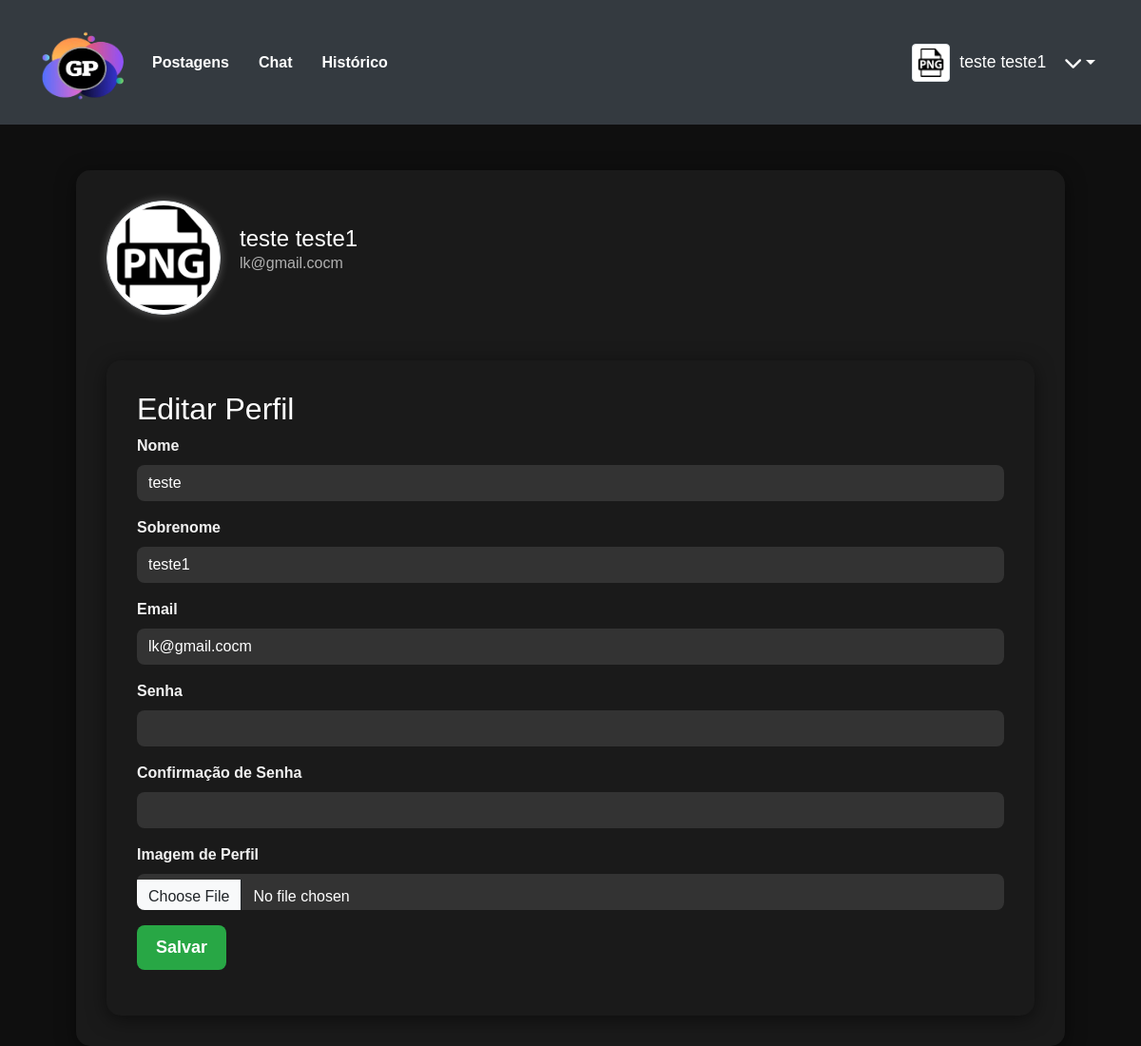
The page /profile (signed in) on the database its author committed.
### network/models.py (models this page shows)
class User(db.Model, UserMixin):
    id = db.Column(db.Integer, primary_key=True)
    nome = db.Column(db.String, nullable=True)
    sobrenome = db.Column(db.String, nullable=True)
    email = db.Column(db.String, nullable=True)
    senha = db.Column(db.String, nullable=True)
    last_login = db.Column(db.DateTime, nullable=True)
    imagem = db.Column(db.String, nullable=True, default='default.png')
    posts = db.relationship('Post', backref='user', lazy=True)
    post_comentarios = db.relationship('PostComentarios', backref='user', lazy=True)

### network/routes.py (the view, shortened to what this page needs)
@app.route('/profile', methods=['GET', 'POST'])
@login_required
def profile():
    form = UserForm()
    if request.method == 'GET':
        form.nome.data = current_user.nome
        form.sobrenome.data = current_user.sobrenome
        form.email.data = current_user.email
    dados = Post.query.order_by('cidade').all()
    context = {'dados': dados}
    return render_template('profile.html', form=form, context=context)

### network/forms.py (shortened to what this page needs)
class UserForm(FlaskForm):
    nome = StringField('Nome', validators=[DataRequired()])
    sobrenome = StringField('Sobrenome', validators=[DataRequired()])
    email = StringField('E-mail', validators=[DataRequired(), Email()])
    senha = PasswordField('Senha', validators=[DataRequired(), Length(min=6)])
    confirmacao_senha = PasswordField('Confirmar senha', validators=[DataRequired(), EqualTo('senha')])
    btnSubmit = SubmitField('Cadastrar')

### network/models.py (called while the page is built)
@login_manager.user_loader
def load_user(user_id):
    return User.query.get(user_id)

### network/templates/profile.html (shortened to what this page needs)
<!DOCTYPE html>
<html lang="en">
<head>
    <link href="https://cdn.jsdelivr.net/npm/bootstrap@5.3.3/dist/css/bootstrap.min.css" rel="stylesheet">
    <link rel="stylesheet" href="https://stackpath.bootstrapcdn.com/bootstrap/4.5.2/css/bootstrap.min.css">
    <link rel="stylesheet" href="{{ url_for('static', filename='styles/styleProfile.css') }}">
    <link rel="stylesheet" href="{{ url_for('static', filename='styles/styleHeader.css') }}">
    <link rel="stylesheet" href="https://cdnjs.cloudflare.com/ajax/libs/font-awesome/6.0.0-beta3/css/all.min.css">
</head>
<body>
    <header>
        <nav class="navbar navbar-expand-lg">
            <a class="navbar-brand" href="{{ url_for('homepage') }}">
                <img src="{{ url_for('static', filename='assets/logo.png') }}" alt="Logo" width="100">
            </a>
            <div class="collapse navbar-collapse">
                <ul class="navbar-nav mr-auto">
                    <li class="nav-item">
                        <a class="nav-link" href="{{ url_for('postagens') }}">Postagens</a>
                    </li>
                    {% if context['dados'] %}
                    <li class="nav-item">
                        <a href="{{ url_for('chat', post_id=context['dados'][0].id) }}" class="nav-link">
                            Chat
                        </a>
                    </li>
                    {% endif %}
                    <li class="nav-item">
                        <a class="nav-link" href="{{ url_for('historico') }}">Histórico</a>
                    </li>
                </ul>
            </div>
            <div class="d-flex align-items-center">
                <img src="{{ url_for('static', filename='assets/' + current_user.imagem) if current_user.imagem else url_for('static', filename='default.png') }}" alt="Foto do Perfil" class="img-thumbnail" style="max-width: 40px; margin-right: 10px;">
                <span class="text-white mr-2">{{ current_user.nome }} {{ current_user.sobrenome }}</span>
                <div class="dropdown">
                    <button class="btn btn-dark dropdown-toggle" type="button" id="userDropdown"
                        data-bs-toggle="dropdown" aria-expanded="false">
                        <i class="fas fa-chevron-down"></i>
                    </button>
                </div>
            </div>
        </nav>
    </header>
    <div class="container">
        <div class="profile-header">
            <img src="{{ url_for('static', filename='assets/' + current_user.imagem) if current_user.imagem else url_for('static', filename='default.png') }}" alt="Foto do Perfil" class="img-thumbnail" style="max-width: 200px;">
            <div>
                <h1>{{ current_user.nome }} {{ current_user.sobrenome }}</h1>
                <p>{{ current_user.email }}</p>
            </div>
        </div>
        <div class="container mt-5">
            <h2>Editar Perfil</h2>
            <form method="POST" enctype="multipart/form-data">
                <div class="form-group">
                    <label for="nome">Nome</label>
                    {{ form.nome(class="form-control") }}
                </div>
                <div class="form-group">
                    <label for="sobrenome">Sobrenome</label>
                    {{ form.sobrenome(class="form-control") }}
                </div>
                <div class="form-group">
                    <label for="email">Email</label>
                    {{ form.email(class="form-control") }}
                </div>
                <div class="form-group">
                    <label for="senha">Senha</label>
                    {{ form.senha(class="form-control") }}
                </div>
                <div class="form-group">
                    <label for="confirmacao_senha">Confirmação de Senha</label>
                    {{ form.confirmacao_senha(class="form-control") }}
                </div>
                <div class="form-group">
                    <label for="imagem">Imagem de Perfil</label>
                    <input type="file" name="imagem" class="form-control">
                </div>
                <div class="form-group mt-3">
                    <button type="submit" class="btn btn-primary">Salvar</button>
                </div>
            </form>
        </div>
    </div>
</body>
</html>

### network/static/styles/styleProfile.css (style rules this page uses)
body { background-color: #0F0F0F; color: white; font-family: Arial, sans-serif; }
.container { max-width: 65rem; margin-top: 3rem; background-color: #1A1A1A; padding: 2rem; border-radius: 15px; box-shadow: 0 4px 20px rgba(0, 0, 0, 0.5); }
.profile-header { display: flex; align-items: center; margin-bottom: 30px; }
.profile-header img { border-radius: 50%; width: 120px; height: 120px; margin-right: 20px; object-fit: cover; box-shadow: 0 0 10px rgba(255, 255, 255, 0.3); }
.profile-header h1 { margin: 0; font-size: 24px; color: #ffffff; }
.profile-header p { font-size: 16px; color: #b0b0b0; }
.form-group label { font-weight: bold; color: #f1f1f1; }
.form-control { background-color: #333; color: #ffffff; border: none; border-radius: 8px; padding: .75rem; transition: background-color 0.3s ease; }
.btn-primary { background-color: #28a745; border: none; border-radius: 8px; padding: 10px 20px; font-size: 18px; font-weight: bold; transition: background-color 0.3s ease, transform 0.2s ease; }

### network/static/styles/styleHeader.css (style rules this page uses)
header { background-color: #343a40; padding: 10px 20px; }
.navbar { display: flex; justify-content: space-between; align-items: center; }
.navbar-brand img { height: 85px; }
.navbar-nav .nav-link { color: white; font-weight: bold; margin-right: 15px; transition: color 0.3s; }
.navbar-collapse { text-align: center; }
.d-flex { margin-left: auto; align-items: center; }
.text-white { font-size: 1.1rem; margin-right: 10px; }
.dropdown-toggle { background-color: transparent; border: none; color: white; font-size: 1.2rem; display: flex; align-items: center; }

### rows shown on the page
User: imagem (picture), nome "teste", sobrenome "teste1", email "lk@gmail.cocm"
